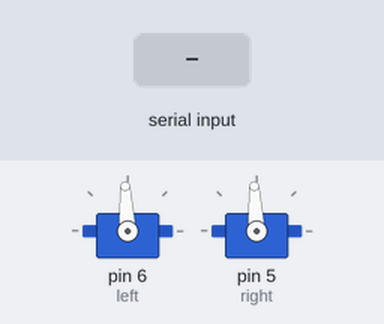
Recording of a sketch running on a simulated Arduino Uno, built with avr-gcc and run on an emulated ATmega328P. Shown: 2 × servo. The test bench sets the inputs (shaded band). What the sketch prints to the serial monitor is not drawn.

Above: at 0.9 s.
1.0 s: "r90\n" received over Serial
At 2.3 s:
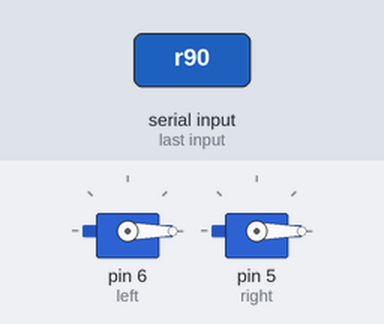
4.0 s: "!\n" received over Serial
At 6.8 s:
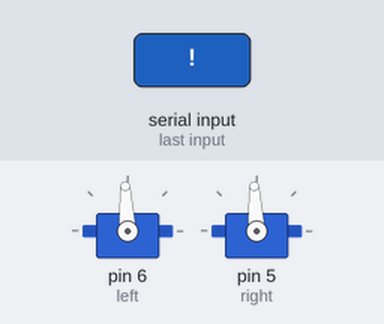
7.0 s: "r,45\n" received over Serial
At 8.1 s:
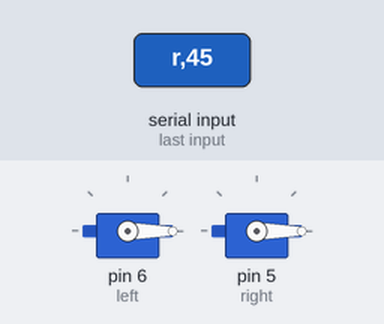
Timing chart, 0 to 9.5 s (numbered marks = the images above; inputs shaded):
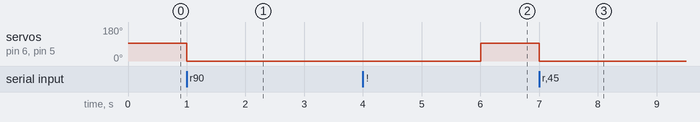

Measured:
- after the input at 1.0 s, servo on pin 6 (left), servo on pin 5 (right): 93° → 0° at once
- after the input at 4.0 s, servo on pin 6 (left), servo on pin 5 (right): 0° → 93° after 2.0 s
- after the input at 7.0 s, servo on pin 6 (left), servo on pin 5 (right): 93° → 0° at once

The sketch:

ServoControl.ino
```cpp
/*
Commands:
!<left_val>n<right_val> = change speeds
? = get speeds in rpm
d = get distance
a = get angle
r = reset (put all to zero);


*/
#include <Servo.h>
#define ECHO '+'
#define R_WHEEL 3.3    //cm
#define R_VEHICLE 5.8  //cm
//#define PI 3.14159265359

//function prototypes:
float rpm2angle(float rpm);
float Lrpm2time(float rpm);
float Rrpm2time(float rpm);
float Rtime2rpm(float time);
float Ltime2rpm(float time);


Servo left, right;//servos

//globall variables
float act_left = 1500;//actual values used for
float act_right = 1500;//the Microseconds function

float pseudo_left = 0; //range -200 to 200
float pseudo_right = 0; //range -200 to 200

float rpm_left = 0;
float rpm_right = 0;
//distance and angle:
float distance = 0;    //cm
float angle = 0;  //radians

void setup() {
  // put your setup code here, to run once:

  left.attach(6); //left wheel
  right.attach(5); //right wheel
  Serial.begin(9600);

  //initially stop the servos
  left.writeMicroseconds(1500);
  right.writeMicroseconds(1500);
  Serial.print(ECHO);
  while(!(Serial.available()))
  {}
  //once a signal is sent then move forward
  left.writeMicroseconds(act_left);
  right.writeMicroseconds(act_right);
  Serial.flush();
}

void loop() {
  // put your main code here, to run repeatedly:

  if(Serial.available())
  {
    char str = Serial.read();
    if(str == '!')
    {
      rpm_left = Serial.parseFloat(); //these are in rpm
      rpm_right = Serial.parseFloat();

      //convert to pseudo left /right
      if (rpm_left == 0){pseudo_left = 0;}
      else{pseudo_left = Lrpm2time(rpm_left);}
      if(rpm_right == 0){pseudo_right = 0;}
      else{pseudo_right = Rrpm2time(rpm_right);}

        Serial.flush();
        Serial.print(ECHO);

      //cap it at between -200 and 200;
      if(pseudo_left > 200){pseudo_left = 200;}
      else if(pseudo_left <-200){pseudo_left = -200;}

       if(pseudo_right > 200){pseudo_right = 200;}
      else if(pseudo_right <-200){pseudo_right = -200;}

        act_left = -pseudo_left + 1500;
        act_right = pseudo_right + 1500;
        left.writeMicroseconds(act_left);
        right.writeMicroseconds(act_right);

    }
    else if(str == '?')
    {
      String ret;
      ret.concat(pseudo_left);
      ret.concat(',');
      ret.concat(pseudo_right);
      ret.concat("\n");
      Serial.print(ret);
      Serial.flush();
    }
    else if(str == 'd')
    {
      Serial.print(distance);
      Serial.print("\n");
      Serial.print((rpm_left + rpm_right)/2);
      distance = 0; //reset distance count;
      Serial.flush();
    }
    else if(str == 'a')
    {
      Serial.print(angle);
      Serial.print("\n");
      angle = 0;
      Serial.flush();
    }
    else if(str == 'r')
    {
      left.writeMicroseconds(0);
      right.writeMicroseconds(0);

      rpm_left = 0;
      rpm_right = 0;

      pseudo_left = 0;
      pseudo_right = 0;

      Serial.print(ECHO);
    }
    else{}
    Serial.flush();
  }

  delay(5);
  float rpmAvg = (rpm_left + rpm_right)/2;
  distance = distance + (6/10)*PI*R_WHEEL*rpmAvg;
  //Serial.print(rpmAvg);
  //Serial.print(distance);
  angle = angle + rpm2angle(rpm_left - rpm_right)*5/60000;
}

//function definitions:
float rpm2angle(float rpm)
{
  return rpm*R_WHEEL*PI/(R_VEHICLE*30);
}
float Lrpm2time(float rpm)
{
  float a[] = {-1.48341798734790*pow(10,-15),6.26353501441764*pow(10,-13),1.52937036226030*pow(10,-11),-3.63663750581681*pow(10,-9),-5.20479128471109*pow(10,-8),7.03334211796386*pow(10,-6),7.25603033376723*pow(10,-5),-0.00498823236846572,-0.0358356299618135,2.48125826897494,0.667217361684585};
  float time = 0;
  int p = 10;
  for(int i = 0;i<=10;i++)
  {
    time = time + a[i]*pow(rpm,p);
    p--;
  }
  return time;
}
float Rrpm2time(float rpm)
{
  float a[] = {5.18782017571504*pow(10,-10),-2.92705379673237*pow(10,-8),-2.44762588447632*pow(10,-6),5.90339849337241*pow(10,-5),0.00313583474371239,-0.0307746635068073,0.651451633130987,3.88004083839639};
  int p = 8;
  float time = 0;
  for(int i = 0;i<=8;i++)
  {
    time = time + a[i]*pow(rpm,p);
    p--;
  }
  return time;
}
float Rtime2rpm(float time)
{
   float a[] = {-3.64324487530392*pow(10,-22),-9.10162496406684*pow(10,-20),4.90813445517008*pow(10,-17),8.28125753436474*pow(10,-15),-2.24778552602702*pow(10,-12),-1.87309930528302*pow(10,-11),3.94108639195889*pow(10,-8),-1.70613092235068*pow(10,-5),-0.000166560929855704,0.707859649041834,-0.874106164348319};
  float rpm = 0;
  int p = 10;
  for(int i = 0;i<=10;i++)
  {
    rpm = rpm + a[i]*pow(time,p);
    p--;
  }
  return rpm;
}
float Ltime2rpm(float time)
{
  float a[] = {-2.61982935679808*pow(10,-22),-1.00929628050659*pow(10,-19),4.15379343562855*pow(10,-17),9.10086593983839*pow(10,-15),-2.42732434791387*pow(10,-12),-2.85645232493729*pow(10,-11),6.36974909735346*pow(10,-8),-1.71907717874871*pow(10,-5),-0.000714074780309386,0.686973048567207,2.01892842572820};
  float rpm = 0;
  int p = 10;
  for(int i = 0;i<=10;i++)
  {
    rpm = rpm + a[i]*pow(time,p);
    p--;
  }
  return rpm;
}
```
